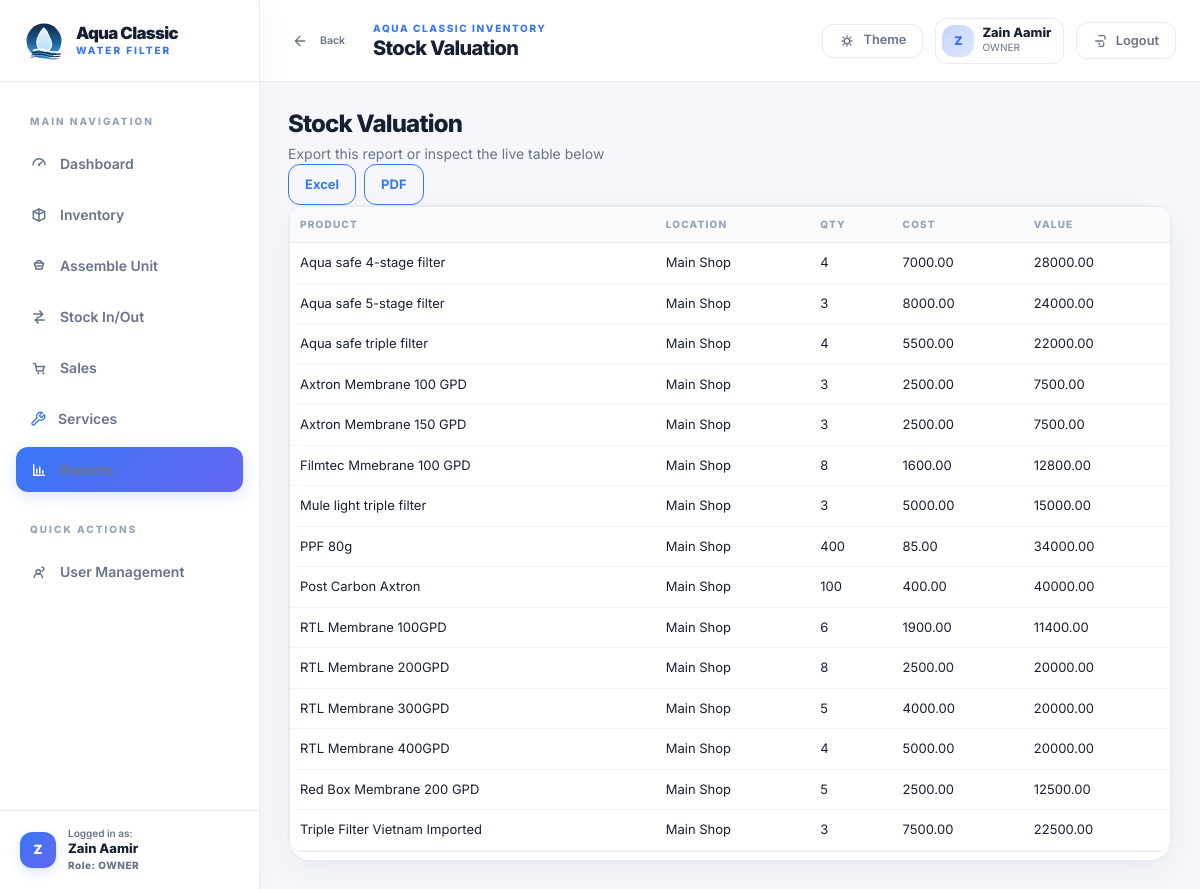
Screenshot of /reports/valuation/ (signed in) with the database file from the repository.
### accounts/models.py (models this page shows, shortened)
class User(AbstractUser):
	class Role(models.TextChoices):
		OWNER = "OWNER", "Owner/Admin"
		STAFF = "STAFF", "Staff"
	role = models.CharField(max_length=20, choices=Role.choices, default=Role.OWNER)
	class Meta:
		verbose_name = "user"
		verbose_name_plural = "users"

### catalog/models.py (models this page shows, shortened)
class Product(models.Model):
	class Configuration(models.TextChoices):
		SINGLE = "SINGLE", "Single"
		DUAL = "DUAL", "Dual"
		TRIPLE = "TRIPLE", "Triple"
		N_A = "N_A", "N/A"
	class UnitType(models.TextChoices):
		FINISHED_UNIT = "FINISHED_UNIT", "Finished Unit"
		COMPONENT = "COMPONENT", "Component"
		SPARE_PART = "SPARE_PART", "Spare Part"
	name = models.CharField(max_length=160)
	sku = models.CharField(max_length=64, unique=True, blank=True)
	category = models.ForeignKey(Category, on_delete=models.PROTECT, related_name="products")
	brand = models.ForeignKey(Brand, on_delete=models.SET_NULL, null=True, blank=True, related_name="products")
	configuration = models.CharField(max_length=20, choices=Configuration.choices, default=Configuration.N_A)
	stage_count = models.PositiveIntegerField(null=True, blank=True)
	unit_type = models.CharField(max_length=30, choices=UnitType.choices)
	unit_of_measure = models.CharField(max_length=40, default="piece")
	reorder_level = models.DecimalField(max_digits=12, decimal_places=3, default=Decimal("0"))
	cost_price = models.DecimalField(max_digits=12, decimal_places=2, default=Decimal("0.00"))
	notes = models.TextField(blank=True)
	pieces_per_box = models.PositiveIntegerField(null=True, blank=True, help_text="Number of pieces in one standard box. Leave blank if not applicable.")
	allow_negative_stock = models.BooleanField(default=False)
	is_active = models.BooleanField(default=True)
	created_at = models.DateTimeField(auto_now_add=True)
	updated_at = models.DateTimeField(auto_now=True)
	class Meta:
		ordering = ["-updated_at", "-id"]

### inventory/models.py (models this page shows, shortened)
class Location(models.Model):
	name = models.CharField(max_length=120, unique=True)
	code = models.CharField(max_length=20, unique=True)
	address = models.TextField(blank=True)
	notes = models.TextField(blank=True)
	is_default = models.BooleanField(default=False)
	is_active = models.BooleanField(default=True)
	created_at = models.DateTimeField(auto_now_add=True)
	class Meta:
		ordering = ["name"]

class StockItem(models.Model):
	product = models.ForeignKey(Product, on_delete=models.CASCADE, related_name="stock_items")
	location = models.ForeignKey(Location, on_delete=models.CASCADE, related_name="stock_items")
	quantity_on_hand = models.DecimalField(max_digits=12, decimal_places=3, default=Decimal("0"))
	updated_at = models.DateTimeField(auto_now=True)
	class Meta:
		unique_together = ("product", "location")
		ordering = ["product__name", "location__name"]

### reports/views.py (the view, shortened to what this page needs)
# urls.py: path("valuation/", StockValuationReportView.as_view(), name="valuation"),
class StockValuationReportView(UserPassesTestMixin, ReportAccessMixin, TemplateView):
    template_name = "reports/report_table.html"
    def test_func(self):
        user = self.request.user
        return user.is_superuser or getattr(user, "role", None) == "OWNER"
    def get_queryset(self):
        return StockItem.objects.select_related("product", "location")
    def get(self, request, *args, **kwargs):
        if self.wants_export():
            rows = self._rows()
            return self.export_response("stock_valuation", ["Product", "Location", "Qty", "Cost", "Value"], rows)
        return super().get(request, *args, **kwargs)
    def get_context_data(self, **kwargs):
        context = super().get_context_data(**kwargs)
        context["page_title"] = "Stock Valuation"
        context["columns"] = [
            {"label": "Product", "lookup": "product"},
            {"label": "Location", "lookup": "location"},
            {"label": "Qty", "lookup": "quantity_on_hand"},
            {"label": "Cost", "lookup": "product.cost_price"},
            {"label": "Value", "lookup": "quantity_on_hand"},
        ]
        context["rows"] = [
            {
                "object": item,
                "values": [
                    item.product.name,
                    item.location.name,
                    int(item.quantity_on_hand),
                    f"{item.product.cost_price:.2f}",
                    f"{item.quantity_on_hand * item.product.cost_price:.2f}",
                ],
            }
            for item in self.get_queryset()
        ]
        return context

### reports/views.py (called while the page is built)
    def wants_export(self):
        return self.request.GET.get("format") in {"xlsx", "pdf"}

### templates/reports/report_table.html (shortened to what this page needs)
{% extends "base.html" %}
{% block page_title %}{{ page_title }}{% endblock %}
{% block content %}
<section class="page-panel">
  <div class="section-head">
    <div>
      <h2 class="h4 mb-1">{{ page_title }}</h2>
      <p class="text-secondary mb-0">Export this report or inspect the live table below</p>
    </div>
    <div class="d-flex gap-2">
      <a class="btn btn-outline-primary" href="?format=xlsx">Excel</a>
      <a class="btn btn-outline-primary" href="?format=pdf">PDF</a>
    </div>
  </div>
  <div class="card">
    <div class="table-responsive">
      <table class="table table-hover align-middle">
        <thead><tr>{% for column in columns %}<th>{{ column.label }}</th>{% endfor %}</tr></thead>
        <tbody>
          {% for row in rows %}
            <tr>{% for value in row.values %}<td>{{ value }}</td>{% endfor %}</tr>
          {% empty %}
            <tr><td colspan="{{ columns|length }}" class="empty-state">No records found.</td></tr>
          {% endfor %}
        </tbody>
      </table>
    </div>
  </div>
</section>
{% endblock %}

### templates/base.html (shortened to what this page needs)
{% load static %}
<!doctype html>
<html lang="en" data-theme="light">
<head>
  <link href="https://cdn.jsdelivr.net/npm/bootstrap@5.3.3/dist/css/bootstrap.min.css" rel="stylesheet">
  <link rel="stylesheet" href="{% static 'app.css' %}?v=3">
  <link href="https://cdn.jsdelivr.net/npm/tom-select@2.3.1/dist/css/tom-select.bootstrap5.min.css" rel="stylesheet">
</head>
<body class="app-root {% if not user.is_authenticated %}auth-layout{% endif %}">
  {% if user.is_authenticated %}
  <div class="app-shell">
    <aside class="sidebar" data-sidebar>
      <div class="sidebar__brand">
        <a class="brand-lockup" href="{% url 'dashboard:home' %}">
          <img src="{% static 'brand/aqua-classic-badge.svg' %}" alt="Aqua Classic" class="brand-lockup__mark">
          <span class="brand-lockup__copy">
            <strong>Aqua Classic</strong>
            <span>Water Filter</span>
          </span>
        </a>
      </div>
      <nav class="sidebar__nav" aria-label="Primary">
        <div class="sidebar__section-header">Main Navigation</div>
        <a class="sidebar-link {% if request.path == '/' %}is-active{% endif %}" href="{% url 'dashboard:home' %}">
          <svg aria-hidden="true"><use href="#icon-dashboard"></use></svg>
          <span>Dashboard</span>
        </a>
        <a class="sidebar-link {% if '/catalog/' in request.path %}is-active{% endif %}" href="{% url 'catalog:product-list' %}">
          <svg aria-hidden="true"><use href="#icon-catalog"></use></svg>
          <span>Inventory</span>
        </a>
        <a class="sidebar-link {% if '/inventory/assemble/' in request.path %}is-active{% endif %}" href="{% url 'inventory:assemble-unit' %}">
          <svg aria-hidden="true"><use href="#icon-assemble"></use></svg>
          <span>Assemble Unit</span>
        </a>
        <a class="sidebar-link {% if '/inventory/ledger/' in request.path %}is-active{% endif %}" href="{% url 'inventory:stock-ledger' %}">
          <svg aria-hidden="true"><use href="#icon-movement"></use></svg>
          <span>Stock In/Out</span>
        </a>
        <a class="sidebar-link {% if '/sales/' in request.path %}is-active{% endif %}" href="{% url 'sales:sale-list' %}">
          <svg aria-hidden="true"><use href="#icon-sales"></use></svg>
          <span>Sales</span>
        </a>
        <a class="sidebar-link {% if '/services/' in request.path %}is-active{% endif %}" href="{% url 'services:service-list' %}">
          <span>Services</span>
        </a>
        <a class="sidebar-link {% if '/reports/' in request.path %}is-active{% endif %}" href="{% url 'reports:report-home' %}">
          <svg aria-hidden="true"><use href="#icon-reports"></use></svg>
          <span>Reports</span>
        </a>
        {% if user.role == 'OWNER' or user.is_superuser %}
          <div class="sidebar__section-header mt-3">Quick Actions</div>
          <a class="sidebar-link {% if '/accounts/staff/' in request.path %}is-active{% endif %}" href="{% url 'accounts:staff-list' %}">
            <svg aria-hidden="true"><use href="#icon-users"></use></svg>
            <span>User Management</span>
          </a>
        {% endif %}
      </nav>
      <div class="sidebar__footer">
        <a href="{% url 'accounts:profile' %}" class="sidebar-user-card text-decoration-none">
          <div class="sidebar-user-card__avatar">{{ user.username|slice:':1'|upper }}</div>
          <div class="sidebar-user-card__info overflow-hidden">
            <span class="d-block small" style="font-size: 0.625rem; line-height: 1.2; color: var(--text-muted); font-weight: 600;">Logged in as:</span>
            <strong class="d-block text-truncate" style="font-size: 0.8125rem; color: var(--heading-color); font-weight: 800;">{{ user.get_full_name|default:user.username }}</strong>
            <span class="d-block small" style="font-size: 0.625rem; color: var(--accent-primary); font-weight: 800; letter-spacing: 0.05em;">Role: {{ user.role|default:'OWNER' }}</span>
          </div>
        </a>
      </div>
    </aside>
    <div class="app-main">
      <header class="topbar">
        <div class="topbar__left">
          <button class="btn btn-sm btn-ghost px-2 py-1 me-1 text-secondary" type="button" onclick="history.back()" title="Go to previous page">
            <svg style="width:16px;height:16px;vertical-align:-2px;" viewBox="0 0 24 24"><path d="M19 12H5M12 19l-7-7 7-7" fill="none" stroke="currentColor" stroke-width="2" stroke-linecap="round" stroke-linejoin="round"/></svg>
            <span class="small fw-semibold ms-1">Back</span>
          </button>
          <div class="topbar__title-wrap">
            <p class="topbar__eyebrow">Aqua Classic Inventory</p>
            <h1 class="topbar__title">{% block page_title %}Dashboard{% endblock %}</h1>
          </div>
        </div>
        <div class="topbar__actions">
          <button class="toggle-pill" type="button" data-theme-toggle aria-label="Toggle dark mode">
            <svg aria-hidden="true" class="toggle-pill__sun"><use href="#icon-sun"></use></svg>
            <span class="toggle-pill__label">Theme</span>
          </button>
          <a href="{% url 'accounts:profile' %}" class="user-chip text-decoration-none" title="View Owner Profile">
            <span class="user-chip__avatar">{{ user.username|slice:':1'|upper }}</span>
            <span class="user-chip__meta">
              <strong>{{ user.get_full_name|default:user.username }}</strong>
              <span>{{ user.role|default:'OWNER' }}</span>
            </span>
          </a>
          <form method="post" action="{% url 'logout' %}" class="logout-form">
            <button class="btn btn-ghost" type="submit">
              <svg aria-hidden="true"><use href="#icon-logout"></use></svg>
              Logout
            </button>
          </form>
        </div>
      </header>
      <main class="content-stage">
        <div class="content-frame page-enter">
          {% block content %}{% endblock %}
        </div>
      </main>
    </div>
  </div>
  {% endif %}
</body>
</html>

### rows the page displays
User: username "Z", get_full_name "Zain Aamir", role "OWNER"
StockItem: values "4" "7000.00" "28000.00"
Product: values "Aqua safe 4-stage filter"
Location: values "Main Shop" "Main Shop" "Main Shop" "Main Shop" "Main Shop" "Main Shop" "Main Shop" "Main Shop" "Main Shop" "Main Shop" "Main Shop" "Main Shop" "Main Shop" "Main Shop" "Main Shop"
StockItem: values "3" "8000.00" "24000.00"
Product: values "Aqua safe 5-stage filter"
StockItem: values "4" "5500.00" "22000.00"
Product: values "Aqua safe triple filter"
StockItem: values "3" "2500.00" "7500.00"
Product: values "Axtron Membrane 100 GPD"
StockItem: values "3" "2500.00" "7500.00"
Product: values "Axtron Membrane 150 GPD"
StockItem: values "8" "1600.00" "12800.00"
Product: values "Filmtec Mmebrane 100 GPD"
StockItem: values "3" "5000.00" "15000.00"
Product: values "Mule light triple filter"
StockItem: values "400" "85.00" "34000.00"
Product: values "PPF 80g"
StockItem: values "100" "400.00" "40000.00"
Product: values "Post Carbon Axtron"
StockItem: values "6" "1900.00" "11400.00"
Product: values "RTL Membrane 100GPD"
StockItem: values "8" "2500.00" "20000.00"
Product: values "RTL Membrane 200GPD"
StockItem: values "5" "4000.00" "20000.00"
Product: values "RTL Membrane 300GPD"
StockItem: values "4" "5000.00" "20000.00"
Product: values "RTL Membrane 400GPD"
StockItem: values "5" "2500.00" "12500.00"
Product: values "Red Box Membrane 200 GPD"
StockItem: values "3" "7500.00" "22500.00"
Product: values "Triple Filter Vietnam Imported"

### other values shown
{{ page_title }} "Stock Valuation"
{{ column.label }} "PRODUCT" "LOCATION" "QTY" "COST" "VALUE"
